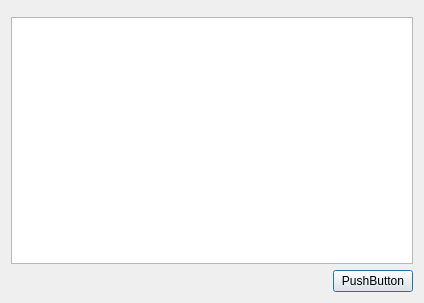
<?xml version="1.0" encoding="UTF-8"?>
<ui version="4.0">
 <class>TestZWLabelDialog</class>
 <widget class="QDialog" name="TestZWLabelDialog">
  <property name="geometry">
   <rect>
    <x>0</x>
    <y>0</y>
    <width>424</width>
    <height>303</height>
   </rect>
  </property>
  <property name="windowTitle">
   <string>Dialog</string>
  </property>
  <layout class="QVBoxLayout" name="verticalLayout">
   <item>
    <widget class="QWidget" name="widgetText" native="true"/>
   </item>
   <item>
    <widget class="QTextEdit" name="textEdit">
     <property name="minimumSize">
      <size>
       <width>0</width>
       <height>200</height>
      </size>
     </property>
    </widget>
   </item>
   <item>
    <layout class="QHBoxLayout" name="horizontalLayout">
     <item>
      <spacer name="horizontalSpacer">
       <property name="orientation">
        <enum>Qt::Horizontal</enum>
       </property>
       <property name="sizeHint" stdset="0">
        <size>
         <width>40</width>
         <height>20</height>
        </size>
       </property>
      </spacer>
     </item>
     <item>
      <widget class="QPushButton" name="pushButton">
       <property name="text">
        <string>PushButton</string>
       </property>
      </widget>
     </item>
    </layout>
   </item>
  </layout>
 </widget>
 <resources/>
 <connections/>
</ui>
